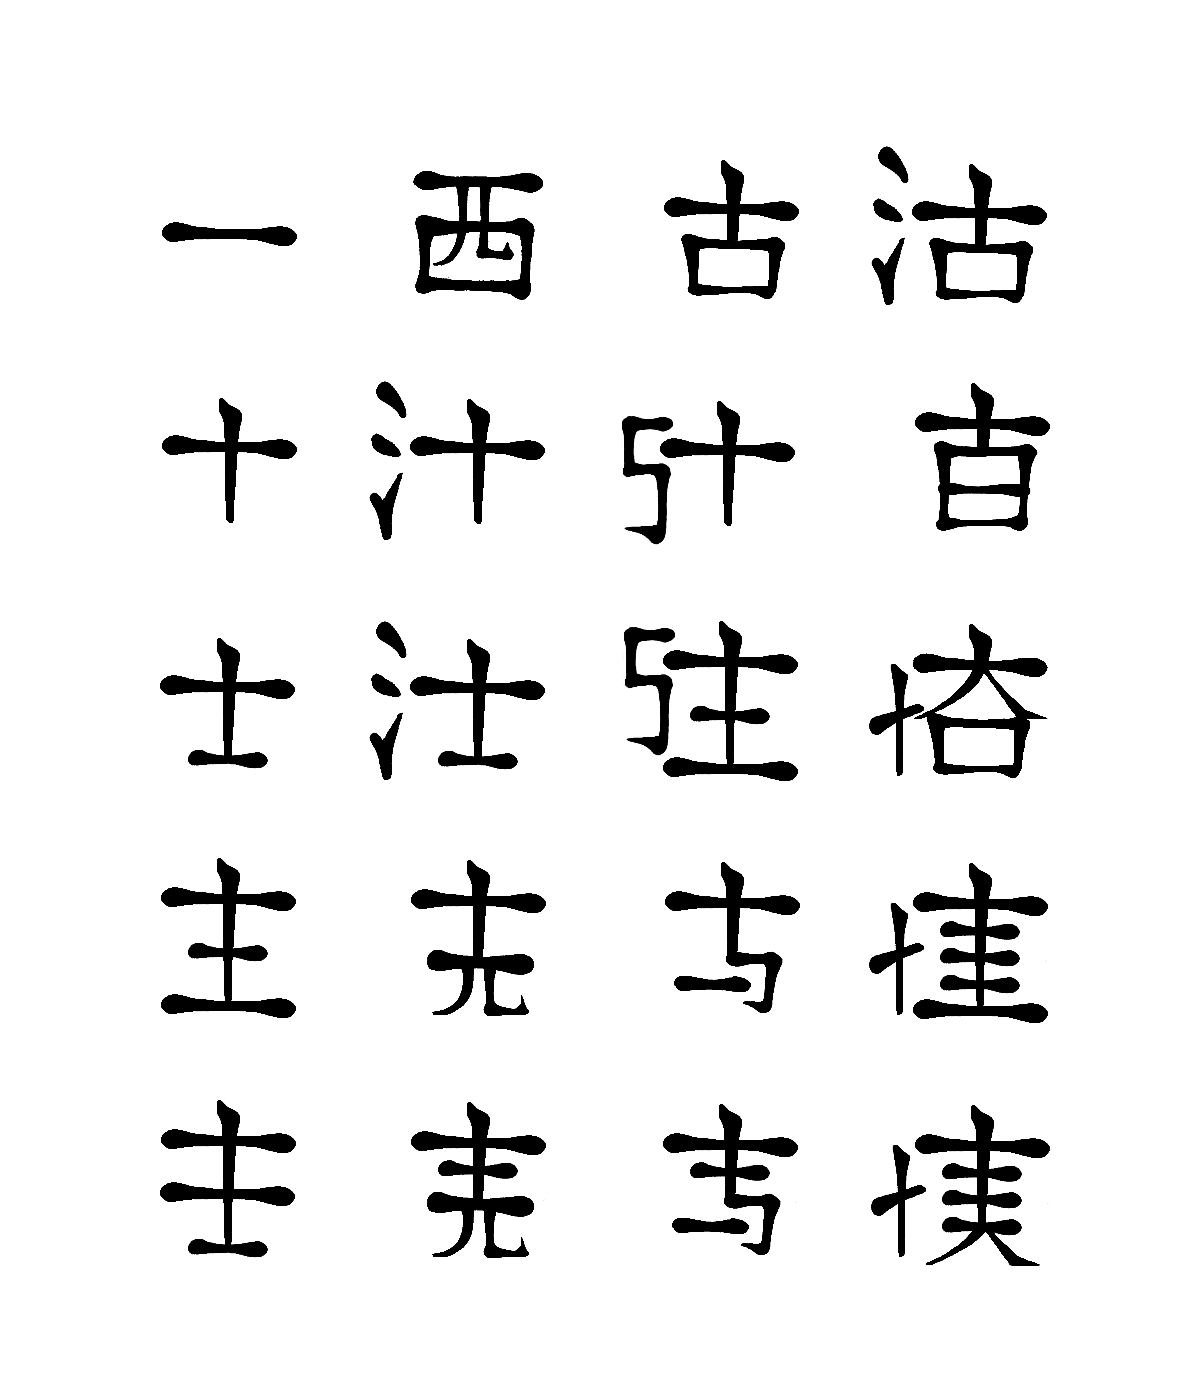

The Python source for this figure:
import re,  time
from PIL import Image
from optparse import OptionParser

## default values for mode, path and size of pictures and for the alphabet used

MODE = 'LA'
AA_CHARS = '-ACDEFGHIKLMNPQRSTVWXY' 
AA_PATH = 'aa_images/small/'
COLOR = (255,255) 
LINEPITCH = 10
COLUMNPITCH = 10

def check_fasta(fasta_seqs):
    """
    Checks whether the given FASTA string is syntactically correct.
    (does not violate the format). Returns Boolean.
        
    INPUT
      a list of (name,sequence) tuples.
    
    OUTPUT
      boolean
    """
    for name,seq in fasta_seqs:
        if not re.match(r">", name): 
            return False
        if not re.match(r"^[-ACDEFGHIKLMNPQRSTVWXY]+$", seq): 
            return False
    return True
    
    
def read_fasta(fasta_data):
    """
    Parses the given FASTA file into tuples of (name, sequence).
    
    INPUT
      fasta_data - FASTA line iterator.
    
    OUTPUT
      a list of (name,sequence) tuples.
    """
    fasta_seq_list = []
    comment_string = ""
    fasta_string = ""
    
    for line in fasta_data:
        if len(line)>=1 and line[0] == '>':
            fasta_seq_list.append((comment_string, fasta_string))
            comment_string = line.strip()
            fasta_string = ""
        else:
            fasta_string += line.strip()
    
    fasta_seq_list.append((comment_string, fasta_string))
    fasta_seq_list.pop(0)
    return fasta_seq_list

def read_fasta_file(path):
    """
    Parses the given FASTA file into tuples of (name, sequence).
    
    INPUT
      path - location of a FASTA file.
    
    OUTPUT
      a list of (name,sequence) tuples.
    """     
    fasta_seq_list = read_fasta(open(path))
    return fasta_seq_list


def create_image_list(fasta_seq_list, aa_dict, hspacing=COLUMNPITCH):
    """
    Creates image files for a set of sequences,
    
    INPUT
       seq_list - a list of (name,sequence) tuples.
       aa_dict - a dictionary with aa characters as keys,
                 and PIL.Image objects as values.
    OUTPUT
       a list of PIL.Image objects.
    """
    png_list = []
    for seq in fasta_seq_list:
        png_list.append(create_image_for_sequence(seq, aa_dict,hspacing)) 
    return png_list
    
def join_image_list(image_list, vspacing=LINEPITCH):
    """
    Joins a list of images vertically to a single image.
    INPUT
        image_list - a list of PIL.Image objects
        vspacing - vertical spacing between images.
    Output
        image - single PIL Objekt
    """        
    max_width = max([im.size[0] for im in image_list])
    max_height = max([im.size[1] for im in image_list])
    height = len(image_list) * max_height + vspacing * (len(image_list)-1)
    image = Image.new('LA', (max_width, height), COLOR)

    for i, im in enumerate(image_list):
        image.paste(im, (0, i * (max_height + vspacing)))
    return image


def assign_image_for_character(path):
    """
    INPUT
       path - a path containing images of aa characters.
    
    OUTPUT
        a dictionary with aa characters as keys,
            and PIL.Image objects as values.
    """
    aa_dict = {}        
    for character in AA_CHARS:
        try:        
            aa_dict[character] = Image.open('%s/%s.png' % (path, character), 'r')
        except IOError:
            aa_dict[character] = None 
               
    return aa_dict

def resize_images(aa_dict, size):
    """
    Changes the size of images.
    INPUT
        aa_dict - a dict containing images of aa characters.
        size - requested size in pixels as a tuple (width, height)
    OUTPUT
        a dictionary with aa characters as keys,
            and PIL.Image objects as values.
    """
    resized_aa_dict = {}
    for character in aa_dict:
        if aa_dict[character] != None:
            resized_aa_dict[character] = aa_dict[character].resize(size) 
    return resized_aa_dict

def check_aa_images(aa_dict):
    """ Checks if all letters from an aa_dictionary have same size and mode
         INPUT   aa_dict
         OUTPUT Bool
    """
    pass

def create_image_for_sequence(fasta_seq_list, aa_dict, hspacing=COLUMNPITCH):
    """
    Creates an image for a single sequence.
    
    INPUT
       fasta_seq_list - a single (name,sequence) tuple.
       aa_dict - a dictionary with aa characters as keys,
                 and PIL.Image objects as values.
       hspacing - horizontal spacing of characters
    
    OUTPUT
       fasta_seq_png - a PIL.Image object.
    """
    size = aa_dict['A'].size
    width = size[0] * len(fasta_seq_list[1]) + hspacing * (len(fasta_seq_list[1])-1)
    height = size[1]
     
    fasta_seq_png = Image.new(MODE, (width, height), COLOR)
       
    for i, aa_character in enumerate(fasta_seq_list[1]):
        fasta_seq_png.paste(aa_dict[aa_character], (i * (size[0] + hspacing), 0))
    return fasta_seq_png        


def twenty_characters(options):
    aa_dict = assign_image_for_character(options.aa_dir)
    if options.size:
        aa_dict=resize_images(aa_dict, options.size)
    fasta_seqs = read_fasta_file(options.fasta_file)
    hspacing, vspacing = COLUMNPITCH, LINEPITCH
    if options.hspacing:
        hspacing = int(options.hspacing)
    if options.vspacing:
        vspacing = int(options.vspacing)

    image_list = create_image_list(fasta_seqs, aa_dict, hspacing)
    image = join_image_list(image_list, vspacing) 
    image.save(options.png_file)
   

if __name__ == '__main__':
    parser = OptionParser(usage='''Twenty Characters
Converts FASTA alignments into images using arbitrary character sets.
(c) 2008 by Cristian Hoof and Kristian Rother
usage: python twenty_characters.py -i <.fasta> -a <aa png dir> -o <.png> [-x <horiz-spacing=0>] [-y <vert-spacing=10>]
''')

    parser.add_option ("-i", "--input", dest="fasta_file", help="name of FASTA file with sequences")
    parser.add_option ("-o", "--output", dest="png_file", help="name of PNG image file to be created")
    parser.add_option ("-a", "--aa_dir", dest="aa_dir", help="name with png files for each aa character")
    parser.add_option ("-x", "--hspacing", dest="hspacing", help="horizontal spacing between characters")
    parser.add_option ("-y", "--vspacing", dest="vspacing", help="vertical spacing between characters")
    parser.add_option ("-s", "--size", dest="size", help="resizes images")

    options, args = parser.parse_args()

    if not options.fasta_file:
            parser.error("Error: input file argument missing")
    if not options.png_file:
            parser.error("Error: output file argument missing")
    if not options.aa_dir:
            parser.error("Error: character directory argument missing")

    twenty_characters(options)
    
